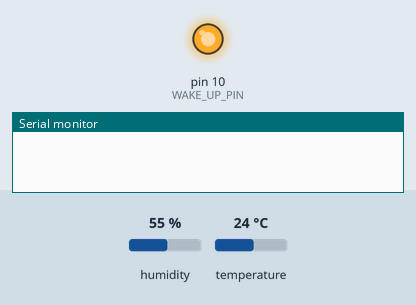
The sketch below on a simulated Arduino Uno, built with avr-gcc and run on an emulated ATmega328P. Shown: output pins drawn as LEDs (lit = HIGH), the last lines printed to the serial monitor. The test bench sets the inputs (shaded band); at power-on: humidity 55 %, temperature 24 °C.

Above: at 1.0 s.
At 5.5 s:
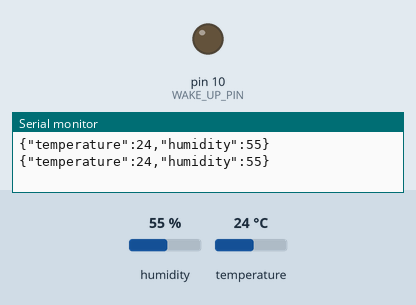
Timing chart, 0 to 7.0 s (numbered marks = the images above):
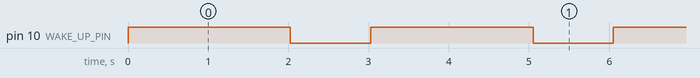

The sketch:

SensorReadings.ino
```cpp
#include "DHT.h"
#include <ArduinoJson.h>
#define DHTPIN 4  // Digital pin connected to the DHT sensor
#define DHTTYPE DHT11
DHT dht(DHTPIN, DHTTYPE);

#define WAKE_UP_PIN 10

void setup() {
  Serial.begin(9600);
  dht.begin();

  pinMode(WAKE_UP_PIN, OUTPUT);
}

void loop() {

  digitalWrite(WAKE_UP_PIN, HIGH);

  float h, t;
  // Call the temp_humid function and assign the return values to variables
  temperature(h, t);

  // Create a JSON object
  StaticJsonDocument<200> doc;
  doc["temperature"] = t;
  doc["humidity"] = h;

  // Serialize JSON object to a string
  String jsonString;
  serializeJson(doc, jsonString);

  // Send JSON string over Serial
  Serial.println(jsonString);


  digitalWrite(WAKE_UP_PIN, LOW);


  delay(1000);  // Delay for 30 seconds before sending the next reading
}

void temperature(float &h, float &t) {
  // Wait a few seconds between measurements.
  delay(2000);

  // Reading temperature or humidity takes about 250 milliseconds!
  // Sensor readings may also be up to 2 seconds 'old' (its a very slow sensor)
  h = dht.readHumidity();
  // Read temperature as Celsius (the default)
  t = dht.readTemperature();

  // Check if any reads failed and exit early (to try again).
  if (isnan(h) || isnan(t)) {
    Serial.println(F("Failed to read from DHT sensor!"));
    // Set values to NaN to indicate failure
    h = t = NAN;
    return;
  }
}
```

Measured:
- by itself, pin 10 (WAKE_UP_PIN): alternates HIGH for 2.0 s and LOW for 1.0 s
